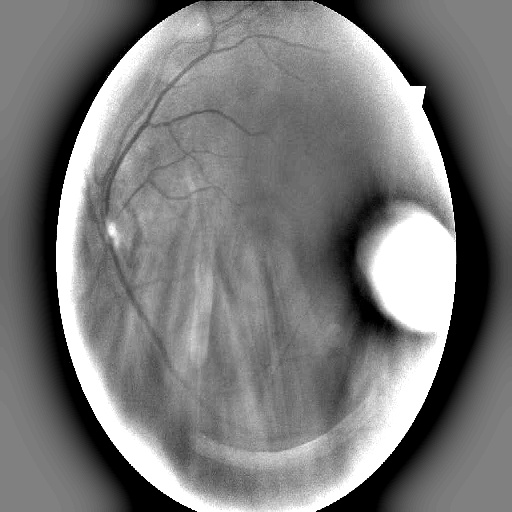
#> input picture datasets/Diabetic_Balanced_Data/test/0/15505_left.jpeg, 512 x 512 px
$ python -i create_aptos19_clean_split_augmented_ben_graham.py   (imports and definitions only)   (older library calls are emulated)
#> lines starting #> are read from the running program, lines starting #| are printed output that depends on the picture; after the words box and inside, x2 and y2 are one past the last pixel; in counts of white or black regions, pixels touching at a corner belong together
#> further down, picture is the input picture: shape (512, 512, 3); min 0, max 255, mean 122.3
import os
import random
import re
import shutil
from collections import Counter, defaultdict
from concurrent.futures import ProcessPoolExecutor, as_completed
from pathlib import Path

import cv2
import numpy as np
from tqdm import tqdm


PROJECT_ROOT = Path(__file__).resolve().parents[3]
APTOS_ROOT = PROJECT_ROOT / "datasets" / "processed_by_me" / "aptos_new"

INPUT_DIR = APTOS_ROOT / "aptos19_sorted"
CLEANED_DIR = APTOS_ROOT / "cleaned_dataset"
SPLIT_DIR = APTOS_ROOT / "final_split_dataset"
OUTPUT_DIR = APTOS_ROOT / "final_aptos_augmented+ben_graham_dataset"

SPLITS = ("train", "val", "test")
CLASSES = ("0", "1", "2", "3", "4")
IMAGE_EXTENSIONS = {".jpg", ".jpeg", ".png", ".bmp", ".tif", ".tiff"}

TRAIN_RATIO = 0.70
VAL_RATIO = 0.20
TEST_RATIO = 0.10
IMG_SIZE = 512
SEED = 42
PNG_COMPRESSION = 3
WORKERS = max((os.cpu_count() or 2) - 1, 1)

# Creste clasa majoritara cu 40%, apoi aduce fiecare clasa la aceeasi tinta.
AUGMENT_PERCENTAGE = 0.40

THRESHOLDS = {
    "0": {
        "blur_min": 55.0,
        "bright_min": 15.0,
        "bright_max": 180.0,
        "area_min": 0.25,
        "area_max": 0.95,
        "circularity_min": 0.84,
        "glare_max_ratio": 0.005,
    },
    "minoritare": {
        "blur_min": 15.0,
        "bright_min": 8.0,
        "bright_max": 220.0,
        "area_min": 0.15,
        "area_max": 0.98,
        "circularity_min": 0.60,
        "glare_max_ratio": 0.05,
    },
}


# [188 lines left out: functions image_files, reset_dir, class_from_path, evaluate_image, clean_one, clean_dataset and 3 more, not called in this run]


def preprocess_testam_chestii(image, size=IMG_SIZE):
#> called with size = 512
    image_resized = cv2.resize(image, (size, size))
    gray = cv2.cvtColor(image_resized, cv2.COLOR_BGR2GRAY)

    _, thresh = cv2.threshold(gray, 10, 255, cv2.THRESH_BINARY)
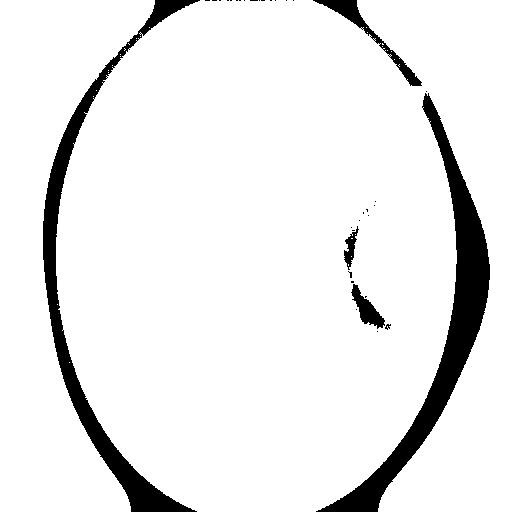
#> thresh: shape (512, 512); 92.1% white; 35 black regions (30 under 20 px), largest, box (x1, y1, x2, y2) and area: (316, 93, 490, 512) 10342, (43, 0, 200, 512) 8335, (313, 0, 422, 86) 1173, (351, 284, 385, 329) 599, (344, 226, 359, 270) 267
    kernel_clean = cv2.getStructuringElement(cv2.MORPH_ELLIPSE, (15, 15))
    thresh_clean = cv2.morphologyEx(thresh, cv2.MORPH_OPEN, kernel_clean)
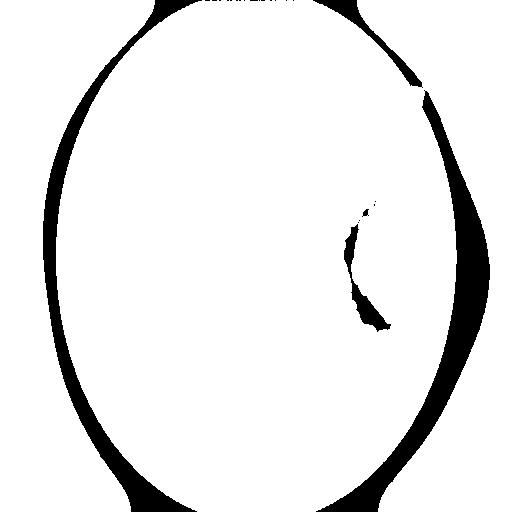
#> thresh_clean: shape (512, 512); 91.9% white; 24 black regions (19 under 20 px)
    contours, _ = cv2.findContours(thresh_clean, cv2.RETR_EXTERNAL, cv2.CHAIN_APPROX_SIMPLE)
#> contours = 2 contours; box (x1, y1, x2, y2) and area: (56, 0, 512, 512) 201185, (0, 0, 155, 512) 38902
    if not contours:
        return gray

    eye_contour = max(contours, key=cv2.contourArea)
#> eye_contour = contour of 917 points, box (x1, y1, x2, y2) (56, 0, 512, 512), area 201185
    eye_mask = np.zeros((size, size), dtype=np.uint8)
    cv2.drawContours(eye_mask, [eye_contour], -1, 255, thickness=cv2.FILLED)
#> eye_mask: shape (512, 512); 77.3% white; 18 black regions (15 under 20 px), largest, box (x1, y1, x2, y2) and area: (0, 0, 202, 512) 47991, (316, 91, 490, 512) 10367, (313, 0, 422, 87) 1234

    erode_kernel = cv2.getStructuringElement(cv2.MORPH_ELLIPSE, (11, 11))
    eye_mask = cv2.erode(eye_mask, erode_kernel, iterations=1)
#> eye_mask: shape (512, 512); 73.4% white; 2 black regions, box (x1, y1, x2, y2) and area: (0, 0, 299, 512) 51709, (308, 0, 495, 512) 17911

    sigma_x = size / 30.0
    blur = cv2.GaussianBlur(gray, (0, 0), sigma_x)
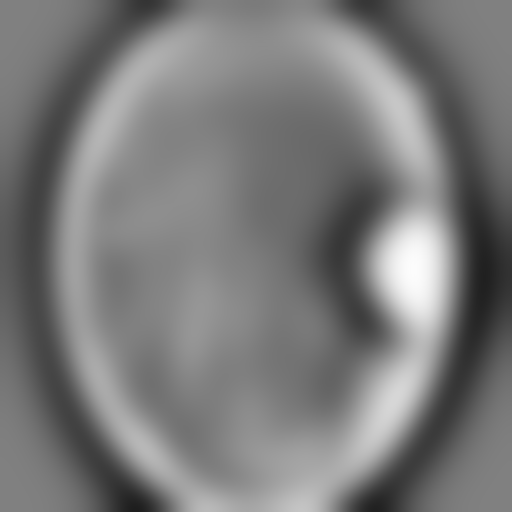
#> blur: shape (512, 512); min 30, max 252, mean 122.4
    ben_graham_gray = cv2.addWeighted(gray, 4, blur, -4, 128)

    exterior_mask = cv2.bitwise_not(eye_mask)
    dist = cv2.distanceTransform(exterior_mask, cv2.DIST_L2, 5)
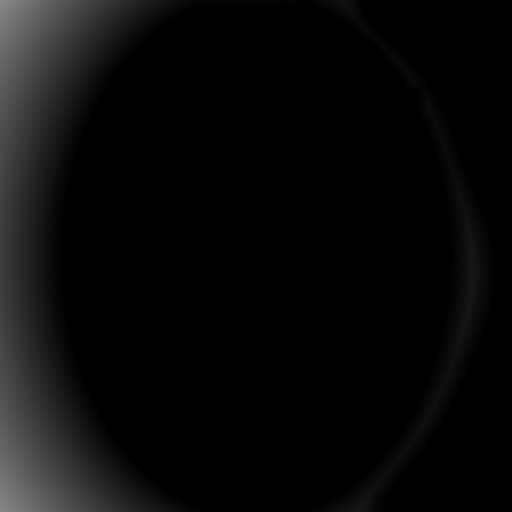
#> dist: shape (512, 512) float32; min 0, max 136.6, mean 9.6
    halo_width = 35.0

    final_image = np.full((size, size), 128.0, dtype=np.float32)
    halo_mask = (dist > 0) & (dist <= halo_width)
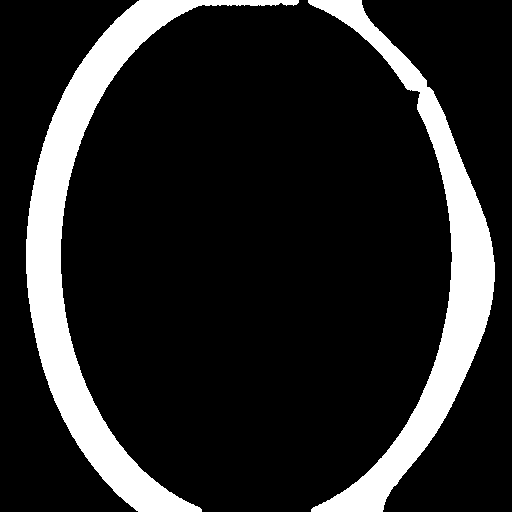
#> halo_mask: shape (512, 512) bool; 15% white; 2 white regions, box (x1, y1, x2, y2) and area: (26, 0, 299, 512) 21506, (308, 0, 495, 512) 17911
    final_image[halo_mask] = 128.0 * (dist[halo_mask] / halo_width)
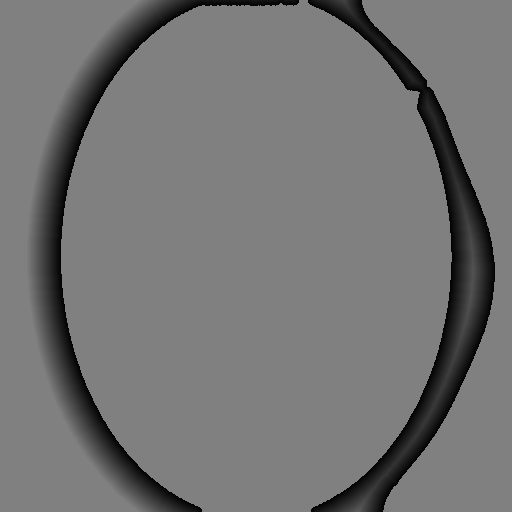
#> final_image: shape (512, 512) float32; min 3.66, max 128, mean 116
    final_image[eye_mask == 255] = ben_graham_gray[eye_mask == 255]
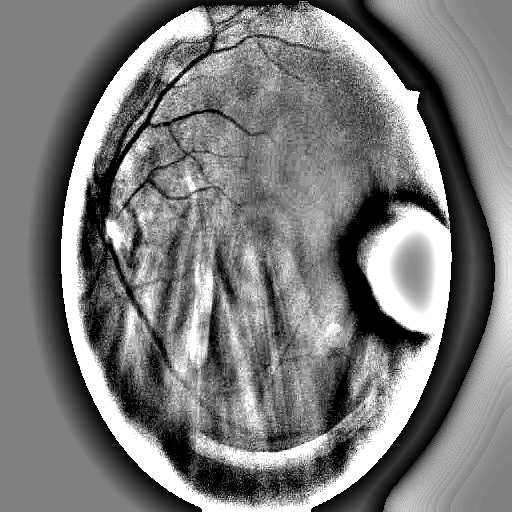
#> final_image: shape (512, 512) float32; min 0, max 255, mean 123.3

    return final_image.astype(np.uint8)


# [103 lines left out: functions process_final_one, split_counts, build_targets, augment_and_preprocess_dataset, print_final_counts, main, not called in this run]


# [2 lines not run here, left out]

>>> import cv2
>>> picture = cv2.imread('../../../datasets/Diabetic_Balanced_Data/test/0/15505_left.jpeg')
>>> result = preprocess_testam_chestii(picture)

$ run again, on datasets/Diabetic_Balanced_Data/test/1/15593_left._aug_13.jpeg
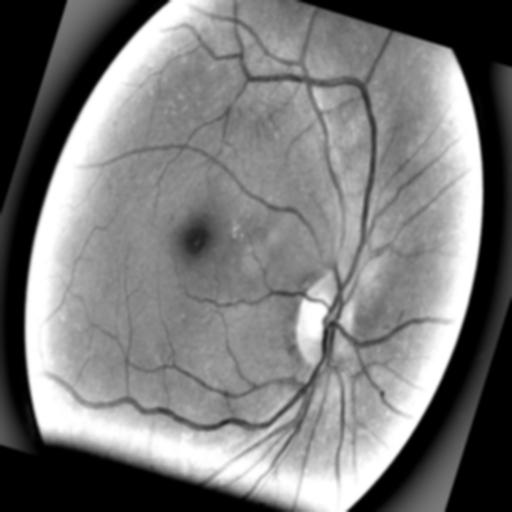
#> input picture datasets/Diabetic_Balanced_Data/test/1/15593_left._aug_13.jpeg, 512 x 512 px
#> picture is the input picture: shape (512, 512, 3); min 0, max 255, mean 120.8
#> in preprocess_testam_chestii, `_, thresh = cv2.threshold(gray, 10, 255, cv2.THRESH_BINARY)`:
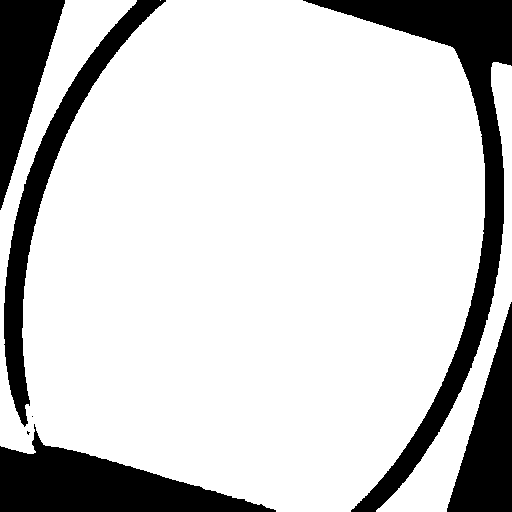
#> thresh: shape (512, 512); 80.7% white; 7 black regions (2 under 20 px), largest, box (x1, y1, x2, y2) and area: (303, 0, 512, 512) 16825, (0, 424, 276, 512) 11232, (4, 0, 166, 427) 8637, (447, 302, 512, 512) 6996, (0, 0, 65, 210) 6995
#> thresh_clean: shape (512, 512); 80.3% white; 4 black regions
#> contours = 4 contours; box (x1, y1, x2, y2) and area: (22, 0, 485, 512) 191176, (379, 63, 512, 512) 9277, (0, 0, 135, 272) 7142, (0, 367, 32, 453) 1378
#> eye_contour = contour of 641 points, box (x1, y1, x2, y2) (22, 0, 485, 512), area 191176
#> exterior_mask: shape (512, 512); 29.5% white; 2 white regions, box (x1, y1, x2, y2) and area: (0, 0, 281, 512) 40324, (298, 0, 512, 512) 37056
#> halo_mask: shape (512, 512) bool; 17.6% white; 2 white regions, box (x1, y1, x2, y2) and area: (0, 0, 281, 512) 23963, (298, 0, 512, 512) 22091
#> in preprocess_testam_chestii, `final_image[eye_mask == 255] = ben_graham_gray[eye_mask == 255]`:
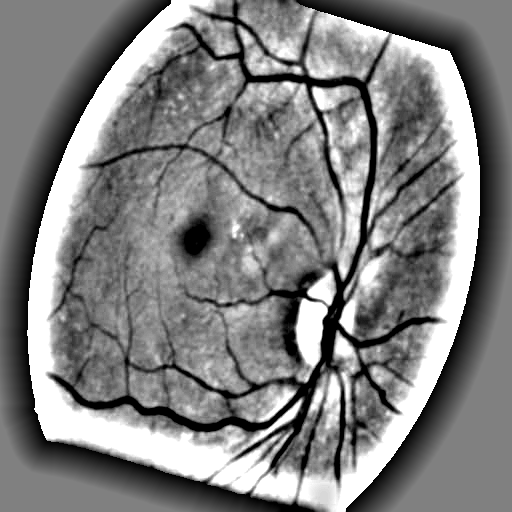
#> final_image: shape (512, 512) float32; min 0, max 255, mean 128.6

$ run again, on datasets/Diabetic_Balanced_Data/test/1/18433_left._aug_12.jpeg
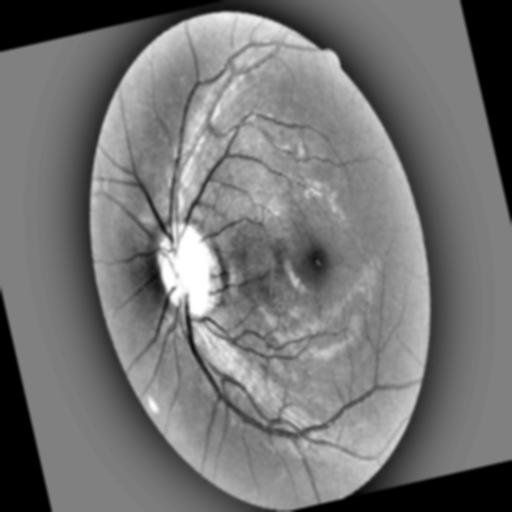
#> input picture datasets/Diabetic_Balanced_Data/test/1/18433_left._aug_12.jpeg, 512 x 512 px
#> picture is the input picture: shape (512, 512, 3); min 0, max 255, mean 116.7
#> in preprocess_testam_chestii, `_, thresh = cv2.threshold(gray, 10, 255, cv2.THRESH_BINARY)`:
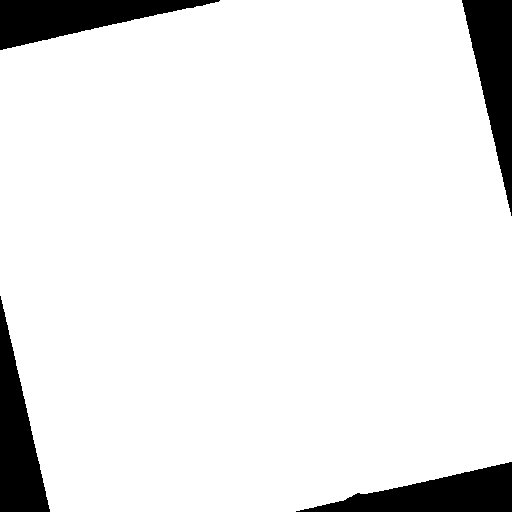
#> thresh: shape (512, 512); 91.6% white; 4 black regions, box (x1, y1, x2, y2) and area: (0, 0, 220, 50) 5584, (296, 462, 512, 512) 5575, (0, 296, 50, 512) 5496, (462, 0, 512, 216) 5494
#> thresh_clean: shape (512, 512); 91.5% white; 4 black regions
#> contours = 1 contour; box (x1, y1, x2, y2) and area: (0, 0, 512, 512) 239061
#> eye_contour = contour of 402 points, box (x1, y1, x2, y2) (0, 0, 512, 512), area 239061
#> eye_mask: shape (512, 512); 89.8% white; 4 black regions, box (x1, y1, x2, y2) and area: (0, 0, 225, 55) 6715, (0, 291, 55, 512) 6696, (457, 0, 512, 221) 6694, (291, 457, 512, 512) 6688
#> halo_mask: shape (512, 512) bool; 8.9% white; 4 white regions, box (x1, y1, x2, y2) and area: (0, 0, 225, 55) 5862, (291, 457, 512, 512) 5829, (0, 291, 55, 512) 5808, (457, 0, 512, 221) 5807
#> in preprocess_testam_chestii, `final_image[eye_mask == 255] = ben_graham_gray[eye_mask == 255]`:
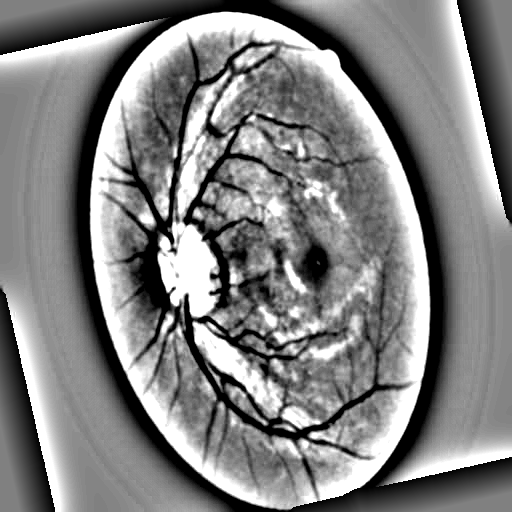
#> final_image: shape (512, 512) float32; min 0, max 255, mean 128.9

$ run again, on datasets/Diabetic_Balanced_Data/test/2/18307_right.jpeg
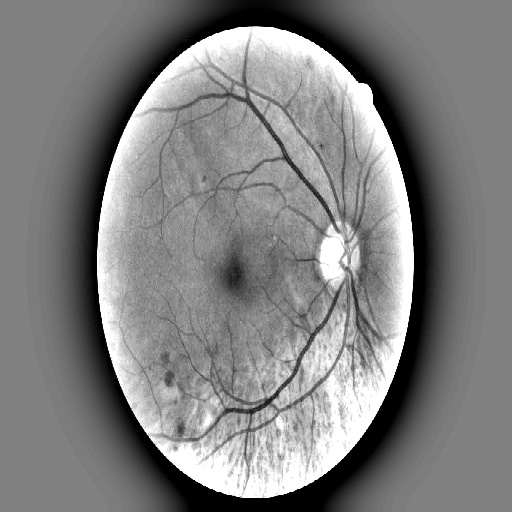
#> input picture datasets/Diabetic_Balanced_Data/test/2/18307_right.jpeg, 512 x 512 px
#> picture is the input picture: shape (512, 512, 3); min 0, max 255, mean 127.8
#> thresh: shape (512, 512); 93.8% white; 3 black regions (2 under 20 px), largest, box (x1, y1, x2, y2) and area: (91, 0, 427, 512) 16215
#> thresh_clean: shape (512, 512); 93.7% white; 2 black regions (1 under 20 px)
#> contours = 3 contours; box (x1, y1, x2, y2) and area: (97, 26, 414, 498) 117280, (0, 0, 243, 512) 64876, (271, 0, 512, 512) 61480
#> eye_contour = contour of 513 points, box (x1, y1, x2, y2) (97, 26, 414, 498), area 117280
#> exterior_mask: shape (512, 512); 57.5% white; 1 black region, box (x1, y1, x2, y2) and area: (102, 31, 409, 493) 111455
#> halo_mask: shape (512, 512) bool; 17.2% white; 1 white region, box (x1, y1, x2, y2) and area: (67, 0, 444, 512) 45108
#> in preprocess_testam_chestii, `final_image[eye_mask == 255] = ben_graham_gray[eye_mask == 255]`:
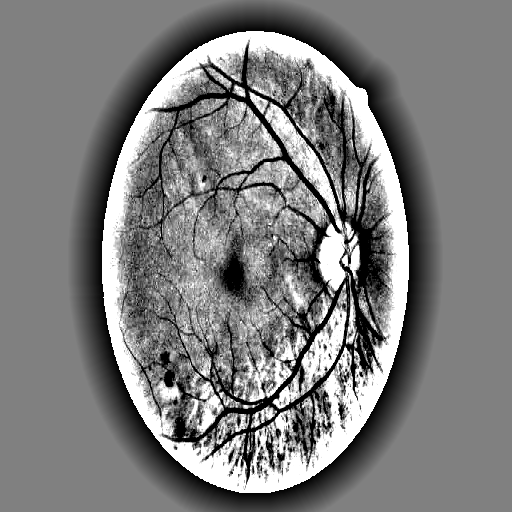
#> final_image: shape (512, 512) float32; min 0, max 255, mean 125
